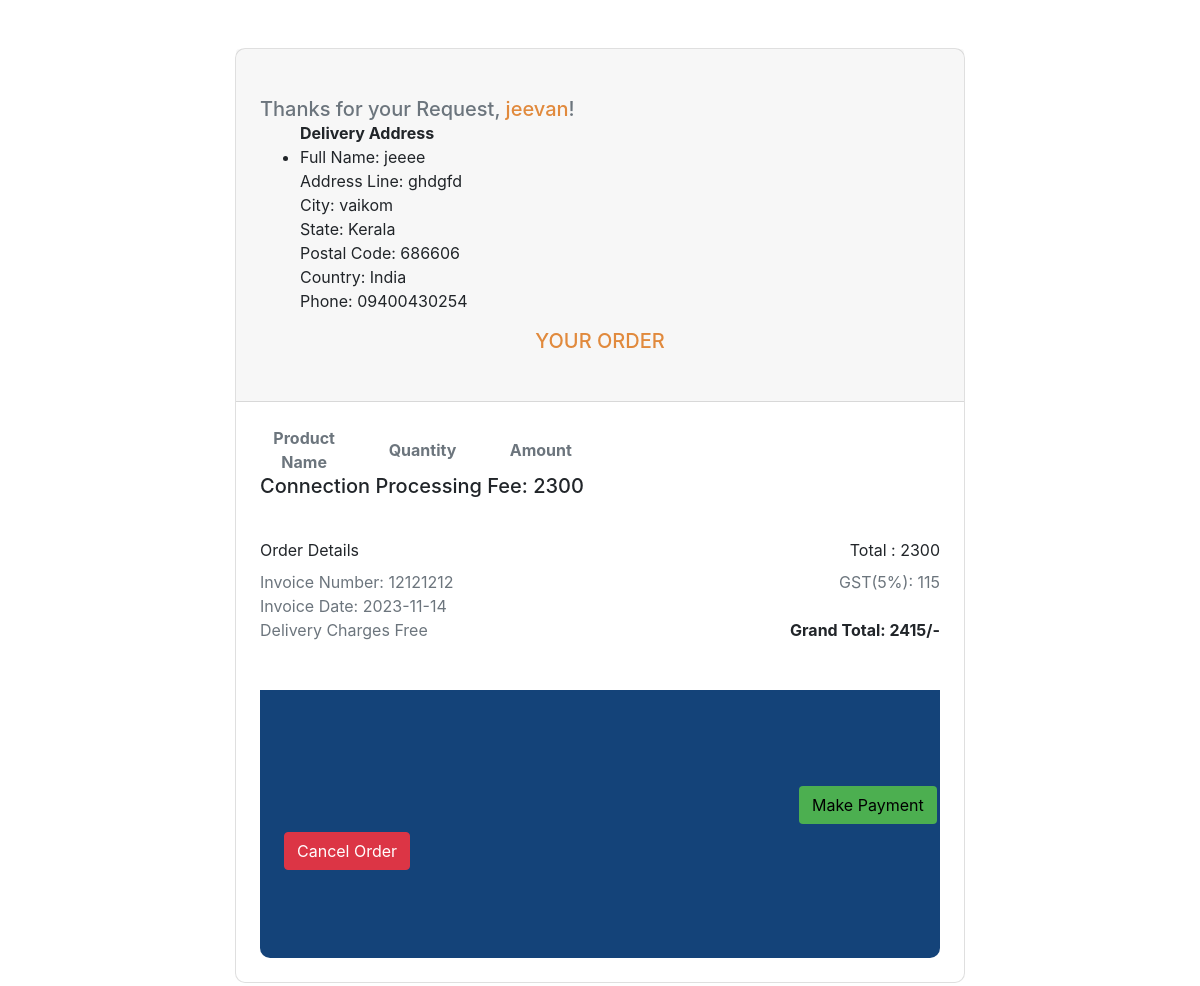
Page /bill.php (signed in) on the committed database.
### tables this page shows
CREATE TABLE `tbl_address` (
  `address_id` int(11) NOT NULL,
  `c_id` int(11) NOT NULL,
  `address_fullname` varchar(255) NOT NULL,
  `address_line` varchar(255) NOT NULL,
  `address_city` varchar(100) NOT NULL,
  `address_state` varchar(100) NOT NULL,
  `address_postalcode` varchar(20) NOT NULL,
  `address_country` varchar(100) NOT NULL,
  `address_phone` varchar(20) NOT NULL,
  `created_at` timestamp NOT NULL DEFAULT current_timestamp() ON UPDATE current_timestamp()
);

CREATE TABLE `cylinder` (
  `cylinderid` int(50) NOT NULL,
  `cylinder_name` varchar(255) NOT NULL,
  `quantity` int(11) NOT NULL,
  `date` timestamp NOT NULL DEFAULT current_timestamp() ON UPDATE current_timestamp(),
  `image` varchar(255) NOT NULL,
  `c_price` int(11) NOT NULL,
  `conn_amount` int(11) NOT NULL
);

### bill.php (the view, shortened to what this page needs)
<?php
include_once('connection.php');
$tot_pro_price = 0;
$today = date("Y-m-d");
?>
<!DOCTYPE html>
<html lang="en">
<head>
    <link rel="stylesheet" href="https://maxcdn.bootstrapcdn.com/bootstrap/4.0.0/css/bootstrap.min.css">
</head>
<body>
    <section>
        <div class="container py-5 h-100">
            <div class="row d-flex justify-content-center align-items-center h-100">
                <div class="col-lg-10 col-xl-8">
                    <div class="card" style="border-radius: 10px;">
                        <div class="card-header px-4 py-5">
                            <h5 class="text-muted mb-0">Thanks for your Request, <span style="color: #e18a3d;"><?php echo $_SESSION['customername']; ?></span>!</h5>
                            <?php
if (isset($_SESSION["customerid"])) {
    $custid = $_SESSION["customerid"];
    $sql = "SELECT * FROM tbl_address WHERE c_id = '$custid'";
    $result = mysqli_query($conn, $sql);
    if ($result) {
        if (mysqli_num_rows($result) > 0) {
            echo "<ul>";
            while ($row = mysqli_fetch_assoc($result)) {
                echo"<b>Delivery Address</b>";
                echo "<li>";
                echo "Full Name: " . $row['address_fullname'] . "<br>";
                echo "Address Line: " . $row['address_line'] . "<br>";
                echo "City: " . $row['address_city'] . "<br>";
                echo "State: " . $row['address_state'] . "<br>";
                echo "Postal Code: " . $row['address_postalcode'] . "<br>";
                echo "Country: " . $row['address_country'] . "<br>";
                echo "Phone: " . $row['address_phone'] . "<br>";
                echo "</li>";
            }
            echo "</ul>";
       }
    } else {
        echo "Error: " . mysqli_error($conn);
    }
} else {
    echo "You must be logged in to view addresses.";
}
?>
                            <div class="text-center">
                                <h5 class="text-muted mb-0"><span style="color: #e18a3d;">YOUR ORDER</span></h5>
                            </div>
                        </div>
                        <div class="card-body p-4">
                            <div class="row">
                                <div class="col-md-2 text-center d-flex justify-content-center align-items-center">
                                    <p class="text-muted mb-0"><strong>Product Name</strong></p>
                                </div>
                                <div class="col-md-2 text-center d-flex justify-content-center align-items-center">
                                    <p class="text-muted mb-0"><strong>Quantity</strong></p>
                                </div>
                                <div class="col-md-2 text-center d-flex justify-content-center align-items-center">
                                    <p class="text-muted mb-0"><strong>Amount</strong></p>
                                </div>
                            </div>
                            <?php
                            $sqlconnprice = "select * from cylinder";
                            $rsltconnprice = mysqli_query($conn, $sqlconnprice);
                            $row1 = mysqli_fetch_array($rsltconnprice);
                            $connprice = $row1['conn_amount'];
                            $totalamount = $tot_pro_price + $connprice;
                            ?>
                            <div class="d-flex justify-content-between align-items-center mb-4">
                                <h5>Connection Processing Fee: <?php echo $row1['conn_amount']; ?></h5>
                            </div>
                            <div class="d-flex justify-content-between pt-2">
                                <p class="fw-bold mb-0">Order Details</p>
                                <p class=" mb-0"><span class="fw-bold me-4">Total :</span> <?php echo $totalamount ?></p>
                              </div>
                            <?php
                            $gst = $totalamount * 5 / 100;
                            $grandtotal = $totalamount + $gst;
                            ?>
                            <div class="d-flex justify-content-between pt-2">
                                <p class="text-muted mb-0">Invoice Number: 12121212</p>
                                <p class="text-muted mb-0">GST(5%): <?php echo $gst; ?></p>
                            </div>
                            <div class="d-flex justify-content-between">
                                <p class="text-muted mb-0">Invoice Date: <?php echo $today; ?></p>
                            </div>
                            <div class="d-flex justify-content-between mb-5">
                                <p class="text-muted mb-0"><span class="fw-bold me-4">Delivery Charges</span> Free</p>
                                <p class=" mb-0"><strong>Grand Total: <?php echo $grandtotal; ?>/-</strong></p>
                            </div>
                            <div class="card-footer border-0 px-4 py-5"
                                style="background-color: #144379; border-bottom-left-radius: 10px; border-bottom-right-radius: 10px;">
                                <div class="container py-5">
                                    <a href="payment.php">
                                        <button type="button" class="btn btn-primary1" data-toggle="modal" data-target="#paymentModal">
                                            Make Payment
                                        </button>
                                    </a>
                                </div>
                                <div class="d-flex justify-content-between">
                                    <form action="bill1.php" method="post">
                                        <button type="submit" class="btn btn-danger">
                                            Cancel Order
                                        </button>
                                    </form>
                                </div>
                            </div>
                        </div>
                    </div>
                </div>
            </div>
        </div>
    </section>
</body>
</html>

### bill.php (style rules this page uses)
.card { background-color: rgba(255, 255, 255, 0.8); backdrop-filter: blur(1px); width: 100%; border-radius: 10px; }
.text-center { text-align: center; }
.btn-primary1 { background-color: #4CAF50; position: relative; left: 500px; }
.btn-danger { position: relative; bottom: 40px; }

### rows in the picture
tbl_address: address_fullname "jeeee", address_line "ghdgfd", address_city "vaikom", address_state "Kerala", address_postalcode "686606", address_country "India", address_phone "09400430254"
cylinder: conn_amount "2300", conn_amount "115", conn_amount "2415"

### other values in the picture
$_SESSION['customername'] "jeevan"
